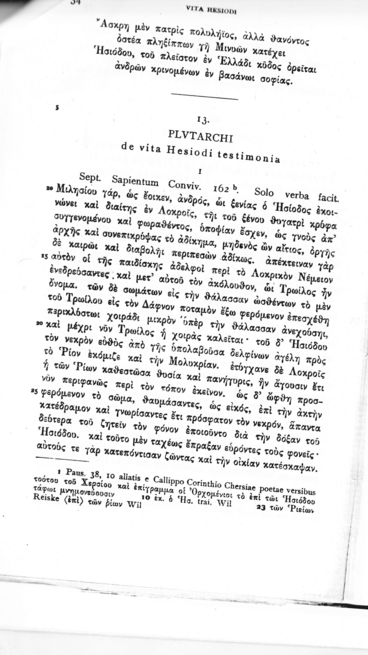
#> input picture recognizer/unuse/334196bac1cac45a4893-248cc6da84d284a3d80b12b2adde29fb740acd01/skew-linedetection.png, 368 x 655 px, given in place of the camera
$ python interactive.py   (older library calls are emulated)
#> lines starting #> are read from the running program, lines starting #| are printed output that depends on the picture; after the words box and inside, x2 and y2 are one past the last pixel; in counts of white or black regions, pixels touching at a corner belong together
### recognizer/crop_text.py
#!/usr/bin/env python
'''Crop an image to just the portions containing text.

Usage:

    ./crop_morphology.py path/to/image.jpg

This will place the cropped image in path/to/image.crop.png.

For details on the methodology, see
http://www.danvk.org/2015/01/07/finding-blocks-of-text-in-an-image-using-python-opencv-and-numpy.html
'''

import glob
import os
import random
import sys
import random
import math
import json
from collections import defaultdict

import cv2
from PIL import Image, ImageDraw
import numpy as np
from scipy.ndimage.filters import rank_filter


def dilate(ary, N, iterations):
    """Dilate using an NxN '+' sign shape. ary is np.uint8."""
    kernel = np.zeros((N, N), dtype=np.uint8)
    kernel[(N - 1) / 2, :] = 1
    dilated_image = cv2.dilate(ary / 255, kernel, iterations=iterations)

    kernel = np.zeros((N, N), dtype=np.uint8)
    kernel[:, (N - 1) / 2] = 1
    dilated_image = cv2.dilate(dilated_image, kernel, iterations=iterations)
    return dilated_image


def props_for_contours(contours, ary):
    """Calculate bounding box & the number of set pixels for each contour."""
    c_info = []
    for c in contours:
        x, y, w, h = cv2.boundingRect(c)
        c_im = np.zeros(ary.shape)
        cv2.drawContours(c_im, [c], 0, 255, -1)
        c_info.append({
            'x1': x,
            'y1': y,
            'x2': x + w - 1,
            'y2': y + h - 1,
            'sum': np.sum(ary * (c_im > 0)) / 255
        })
    return c_info


def union_crops(crop1, crop2):
    """Union two (x1, y1, x2, y2) rects."""
    x11, y11, x21, y21 = crop1
    x12, y12, x22, y22 = crop2
    return min(x11, x12), min(y11, y12), max(x21, x22), max(y21, y22)


def intersect_crops(crop1, crop2):
    x11, y11, x21, y21 = crop1
    x12, y12, x22, y22 = crop2
    return max(x11, x12), max(y11, y12), min(x21, x22), min(y21, y22)


def crop_area(crop):
    x1, y1, x2, y2 = crop
    return max(0, x2 - x1) * max(0, y2 - y1)


def find_border_components(contours, ary):
    borders = []
    area = ary.shape[0] * ary.shape[1]
    for i, c in enumerate(contours):
        x, y, w, h = cv2.boundingRect(c)
        if w * h > 0.5 * area:
            borders.append((i, x, y, x + w - 1, y + h - 1))
    return borders


def angle_from_right(deg):
    return min(deg % 90, 90 - (deg % 90))


# [19 lines left out: function remove_border, not called in this run]


def find_components(edges, max_components=16):
    """Dilate the image until there are just a few connected components.

    Returns contours for these components."""
    # Perform increasingly aggressive dilation until there are just a few
    # connected components.
    count = 21
    dilation = 5
    n = 1
    while count > 16:
        n += 1
        dilated_image = dilate(edges, N=3, iterations=n)
        _, contours, hierarchy = cv2.findContours(dilated_image, cv2.RETR_TREE, cv2.CHAIN_APPROX_SIMPLE)
        count = len(contours)
    # print dilation
    # Image.fromarray(edges).show()
    # Image.fromarray(255 * dilated_image).show()
    return contours


def find_optimal_components_subset(contours, edges):
    """Find a crop which strikes a good balance of coverage/compactness.

    Returns an (x1, y1, x2, y2) tuple.
    """
    c_info = props_for_contours(contours, edges)
    c_info.sort(key=lambda x: -x['sum'])
    total = np.sum(edges) / 255
    area = edges.shape[0] * edges.shape[1]

    c = c_info[0]
    del c_info[0]
    this_crop = c['x1'], c['y1'], c['x2'], c['y2']
    crop = this_crop
    covered_sum = c['sum']

    while covered_sum < total:
        changed = False
        recall = 1.0 * covered_sum / total
        prec = 1 - 1.0 * crop_area(crop) / area
        f1 = 2 * (prec * recall / (prec + recall))
        # print '----'
        for i, c in enumerate(c_info):
            this_crop = c['x1'], c['y1'], c['x2'], c['y2']
            new_crop = union_crops(crop, this_crop)
            new_sum = covered_sum + c['sum']
            new_recall = 1.0 * new_sum / total
            new_prec = 1 - 1.0 * crop_area(new_crop) / area
            new_f1 = 2 * new_prec * new_recall / (new_prec + new_recall)

            # Add this crop if it improves f1 score,
            # _or_ it adds 25% of the remaining pixels for <15% crop expansion.
            # ^^^ very ad-hoc! make this smoother
            remaining_frac = c['sum'] / (total - covered_sum)
            new_area_frac = 1.0 * crop_area(new_crop) / crop_area(crop) - 1
            if new_f1 > f1 or (
                            remaining_frac > 0.25 and new_area_frac < 0.15):
                print '%d %s -> %s / %s (%s), %s -> %s / %s (%s), %s -> %s' % (
                    i, covered_sum, new_sum, total, remaining_frac,
                    crop_area(crop), crop_area(new_crop), area, new_area_frac,
                    f1, new_f1)
                crop = new_crop
                covered_sum = new_sum
                del c_info[i]
                changed = True
                break

        if not changed:
            break

    return crop


def pad_crop(crop, contours, edges, border_contour, pad_px=15):
    """Slightly expand the crop to get full contours.

    This will expand to include any contours it currently intersects, but will
    not expand past a border.
    """
    bx1, by1, bx2, by2 = 0, 0, edges.shape[0], edges.shape[1]
    if border_contour is not None and len(border_contour) > 0:
        c = props_for_contours([border_contour], edges)[0]
        bx1, by1, bx2, by2 = c['x1'] + 5, c['y1'] + 5, c['x2'] - 5, c['y2'] - 5

    def crop_in_border(crop):
        x1, y1, x2, y2 = crop
        x1 = max(x1 - pad_px, bx1)
        y1 = max(y1 - pad_px, by1)
        x2 = min(x2 + pad_px, bx2)
        y2 = min(y2 + pad_px, by2)
        return crop

    crop = crop_in_border(crop)

    c_info = props_for_contours(contours, edges)
    changed = False
    for c in c_info:
        this_crop = c['x1'], c['y1'], c['x2'], c['y2']
        this_area = crop_area(this_crop)
        int_area = crop_area(intersect_crops(crop, this_crop))
        new_crop = crop_in_border(union_crops(crop, this_crop))
        if 0 < int_area < this_area and crop != new_crop:
            print '%s -> %s' % (str(crop), str(new_crop))
            changed = True
            crop = new_crop

    if changed:
        return pad_crop(crop, contours, edges, border_contour, pad_px)
    else:
        return crop


# [12 lines left out: function downscale_image, not called in this run]


def process_image_without_save(im, scale=1):
    # edges = cv2.Canny(np.asarray(im), 100, 200)
    im = cv2.bilateralFilter(im, 9, 25, 175)
    edges = cv2.Canny(im, 100, 200)
    # TODO: dilate image _before_ finding a border. This is crazy sensitive!
    _, contours, hierarchy = cv2.findContours(edges, cv2.RETR_TREE, cv2.CHAIN_APPROX_SIMPLE)
    borders = find_border_components(contours, edges)
    borders.sort(key=lambda (i, x1, y1, x2, y2): (x2 - x1) * (y2 - y1))

    border_contour = None
    if len(borders):
        border_contour = contours[borders[0][0]]
        edges = remove_border(border_contour, edges)

    edges = 255 * (edges > 0).astype(np.uint8)

    # Remove ~1px borders using a rank filter.
    maxed_rows = rank_filter(edges, -4, size=(1, 20))
    maxed_cols = rank_filter(edges, -4, size=(20, 1))
    debordered = np.minimum(np.minimum(edges, maxed_rows), maxed_cols)
    edges = debordered

    contours = find_components(edges)
    if len(contours) == 0:
        # print '%s -> (no text!)' % path
        return

    crop = find_optimal_components_subset(contours, edges)
    crop = pad_crop(crop, contours, edges, border_contour)

    if scale != 1:
        crop = [int(x / scale) for x in crop]  # upscale to the original image size.
    # [15 lines of commented-out code are left out]
    return crop


# [47 lines left out: function process_image, not called in this run]


# [14 lines of commented-out code are left out]

### recognizer/card_region_detector.py
import cv2
from crop_text import process_image_without_save as pi


# [13 lines left out: function detect, not called in this run]


def crop_text_region(img):
    return pi(img, 1)

# [12 lines that do not run on import are left out]

### recognizer/interactive.py
import cv2
import numpy as np
from card_region_detector import *

SIZE = 750
cap = cv2.VideoCapture(0)

while True:
    ret, frame = cap.read()
#> frame is the input picture: shape (655, 368, 3); min 16, max 255, mean 235.8
    frame = cv2.resize(frame, (SIZE, SIZE), None)
#> frame: shape (750, 750, 3)
    cropped = crop_text_region(frame)
#> in process_image_without_save, `edges = cv2.Canny(im, 100, 200)`:
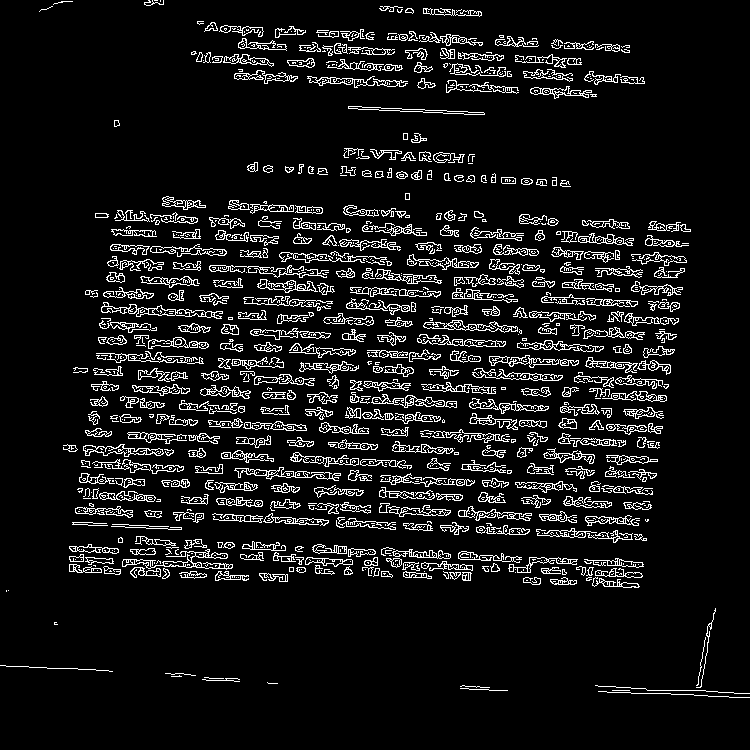
#> edges: shape (750, 750); 8.6% white in thin lines or dots
#> in process_image_without_save, `_, contours, hierarchy = cv2.findContours(edges, cv2.RETR_TREE, cv2.CH..`: contours = 2420 contours, 1551 with area under 20; largest, box (x1, y1, x2, y2) and area: (101, 302, 223, 319) 636, (122, 549, 233, 570) 546, (83, 444, 164, 457) 478, (423, 320, 518, 333) 396, (234, 467, 341, 481) 388
#> the loop in find_border_components, `for i, c in enumerate(contours):` made 2420 passes
#> (x, y, w, h) on passes 1, 3, 4: (598, 691, 152, 7), (460, 688, 48, 3), (595, 685, 155, 9)
#> after the loop in find_border_components, `for i, c in enumerate(contours):`: borders = []
#> in process_image_without_save, `maxed_rows = rank_filter(edges, -4, size=(1, 20))`:
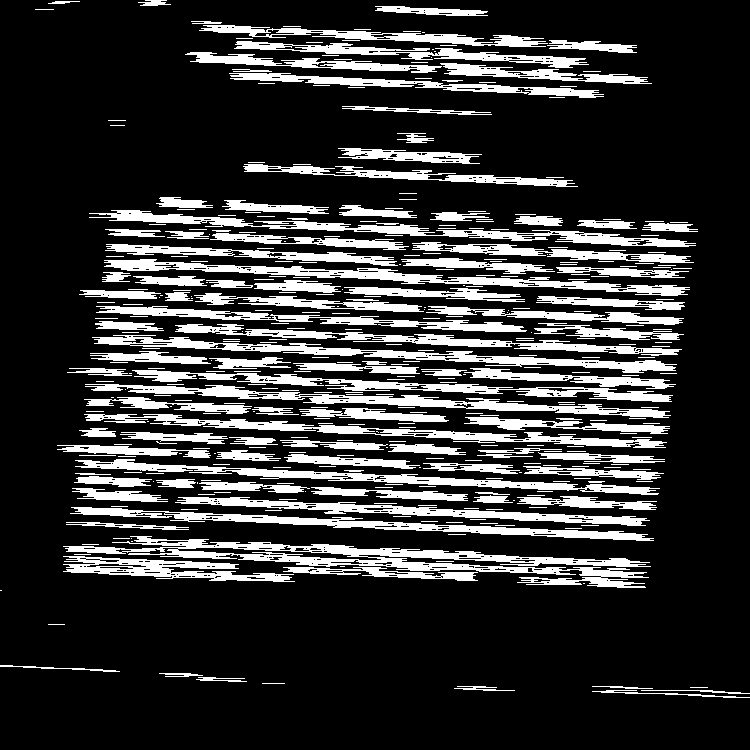
#> maxed_rows: shape (750, 750); 20.4% white; 389 white regions (268 under 20 px), largest, box (x1, y1, x2, y2) and area: (63, 536, 651, 588) 7715, (104, 259, 690, 296) 4359, (92, 335, 677, 373) 4248
#> in process_image_without_save, `maxed_cols = rank_filter(edges, -4, size=(20, 1))`:
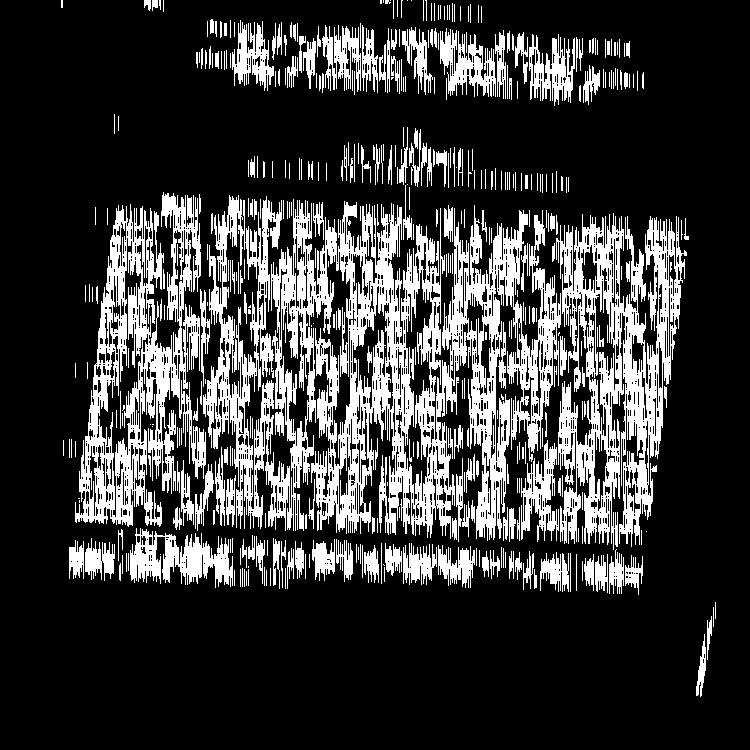
#> maxed_cols: shape (750, 750); 22.7% white; 447 white regions (204 under 20 px), largest, box (x1, y1, x2, y2) and area: (203, 195, 561, 541) 52367, (556, 213, 687, 550) 19643, (75, 192, 206, 527) 17790
#> in process_image_without_save, `debordered = np.minimum(np.minimum(edges, maxed_rows), maxed_cols)`: debordered: shape (750, 750); 5.4% white in thin lines or dots, all inside (x1, y1, x2, y2) = (61, 0, 702, 696)
#> the loop in find_components, `while count > 16:` made 10 passes
#> count on passes 1 to 10: 365, 168, 283, 155, 125, 69, 30, 22, 25, 12
#> pass 1, in dilate, `dilated_image = cv2.dilate(dilated_image, kernel, iterations=iterations)`:
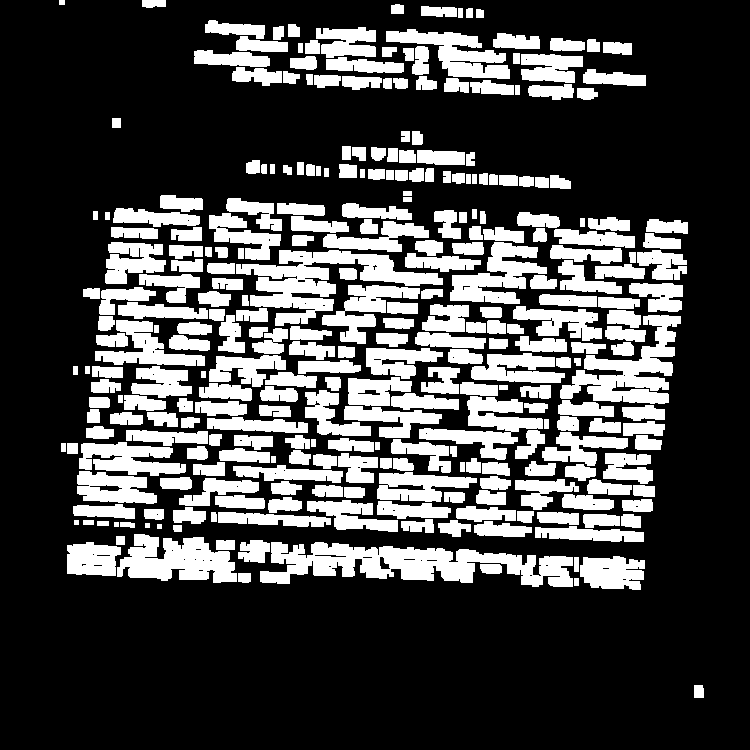
#> dilated_image: shape (750, 750); values 0 (black) and 1 (white), 28.1% white; 296 white regions, largest, box (x1, y1, x2, y2) and area: (260, 542, 573, 587) 7638, (236, 250, 443, 326) 5853, (560, 315, 681, 404) 4510
#> after the loop in find_components, `while count > 16:`:
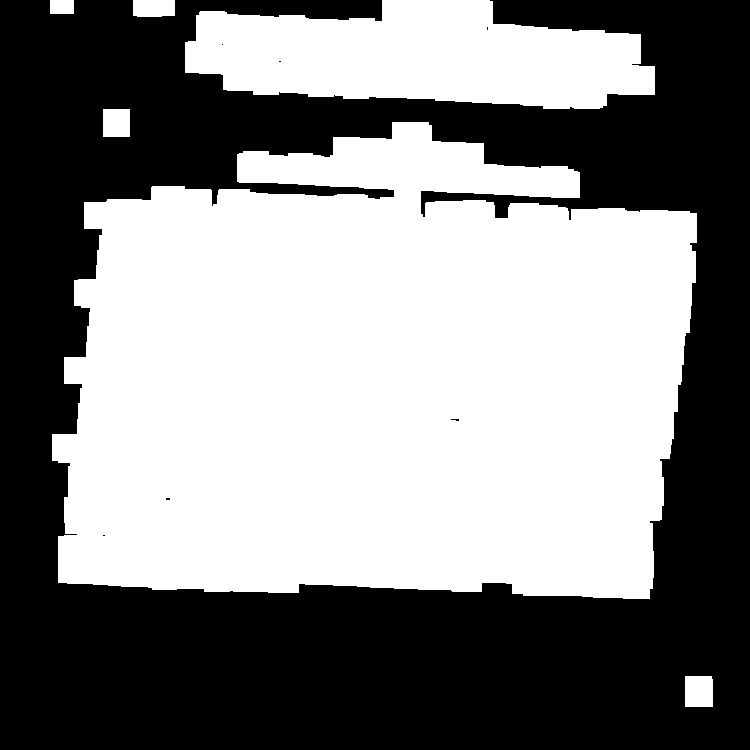
#> dilated_image: shape (750, 750); values 0 (black) and 1 (white), 51.4% white; 7 black regions (6 under 20 px)
#> after the loop in find_components, `while count > 16:`: n = 11
#> in process_image_without_save, `contours = find_components(edges)`: contours = 12 contours, 6 with area under 20; largest, box (x1, y1, x2, y2) and area: (52, 122, 697, 599) 248013, (185, 0, 655, 109) 36558, (685, 676, 713, 707) 808, (103, 109, 130, 137) 702, (133, 0, 175, 17) 640, (50, 0, 74, 14) 299
#> the loop in props_for_contours, `for c in contours:` made 12 passes
#> (x, y, w, h) on passes 1, 2, 3, 4, 5, 7, 8, 10, 11: (685, 676, 28, 31), (52, 122, 645, 477), (102, 534, 4, 3), (165, 497, 6, 4), (450, 418, 10, 4), (185, 0, 470, 109), (278, 60, 4, 3), (486, 26, 3, 5), (133, 0, 42, 17)
#> (c, x, y, w, h) on passes 6, 9, 12: ([[103, 109], [103, 136], [129, 136], [129, 109]], 103, 109, 27, 28), ([[221, 44], [222, 43], [223, 44], [222, 45]], 221, 43, 3, 3), ([[50, 0], [50, 13], [73, 13], [73, 0]], 50, 0, 24, 14)
#> after the loop in props_for_contours, `for c in contours:`:
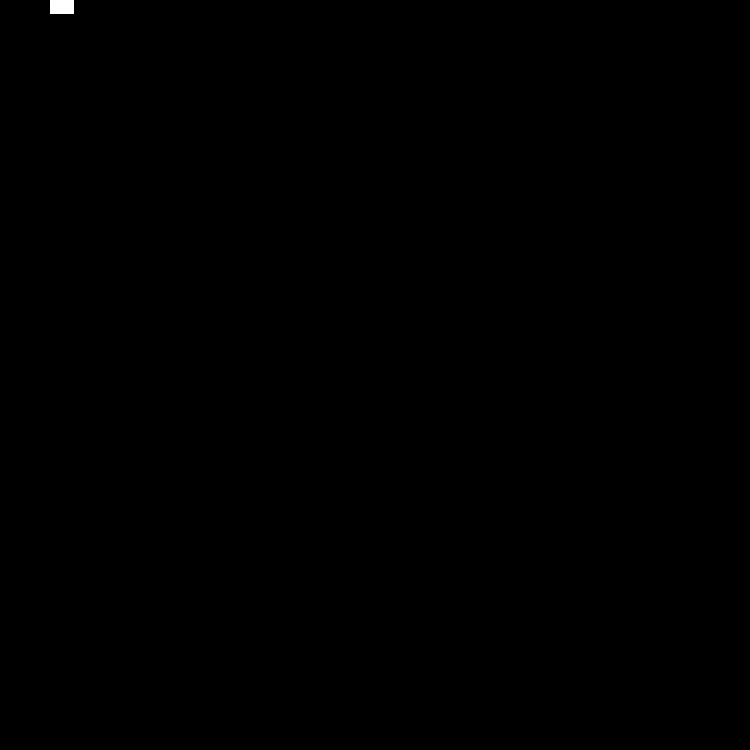
#> c_im: shape (750, 750) float64; 0.06% white; 1 white region, box (x1, y1, x2, y2) and area: (50, 0, 74, 14) 336
#> after the loop in props_for_contours, `for c in contours:`: c_info = 12 items
#> in find_optimal_components_subset, `total = np.sum(edges) / 255`: total = 30521
#> in find_optimal_components_subset, `area = edges.shape[0] * edges.shape[1]`: area = 562500
#> in find_optimal_components_subset, `c = c_info[0]`: c = {'x1': 52, 'y1': 122, 'x2': 696, 'y2': 598, 'sum': 27376}
#> in find_optimal_components_subset, `this_crop = c['x1'], c['y1'], c['x2'], c['y2']`: this_crop = (52, 122, 696, 598)
#> in find_optimal_components_subset, `covered_sum = c['sum']`: covered_sum = 27376
#> the loop in find_optimal_components_subset, `while covered_sum < total:` made 1 pass
#> (recall, prec, f1) on pass 1: (0.897, 0.455, 0.604)
#> in process_image_without_save, `crop = find_optimal_components_subset(contours, edges)`: crop = (52, 122, 696, 598)
#> in pad_crop, `bx1, by1, bx2, by2 = 0, 0, edges.shape[0], edges.shape[1]`: bx1 = 0; bx2 = 750
#> in crop_in_border, `x1, y1, x2, y2 = crop`: x1 = 52; y1 = 122; x2 = 696; y2 = 598
#> in crop_in_border, `x1 = max(x1 - pad_px, bx1)`: x1 = 37
#> in crop_in_border, `y1 = max(y1 - pad_px, by1)`: y1 = 107
#> in crop_in_border, `x2 = min(x2 + pad_px, bx2)`: x2 = 711
#> in crop_in_border, `y2 = min(y2 + pad_px, by2)`: y2 = 613
#> in pad_crop, `crop = crop_in_border(crop)`: crop = (52, 122, 696, 598)
#> the loop in props_for_contours (call 2), `for c in contours:` made 12 passes
#> in pad_crop, `c_info = props_for_contours(contours, edges)`: c_info = 12 items
#> the loop in pad_crop, `for c in c_info:` made 12 passes
#> c on passes 4 to 12: {'x1': 165, 'y1': 497, 'x2': 170, 'y2': 500, 'sum': 0}, {'x1': 450, 'y1': 418, 'x2': 459, 'y2': 421, 'sum': 0}, {'x1': 103, 'y1': 109, 'x2': 129, 'y2': 136, 'sum': 4}, {'x1': 185, 'y1': 0, 'x2': 654, 'y2': 108, 'sum': 3087}, {'x1': 278, 'y1': 60, 'x2': 281, 'y2': 62, 'sum': 0}, {'x1': 221, 'y1': 43, 'x2': 223, 'y2': 45, 'sum': 0}, {'x1': 486, 'y1': 26, 'x2': 488, 'y2': 30, 'sum': 0}, {'x1': 133, 'y1': 0, 'x2': 174, 'y2': 16, 'sum': 37}, {'x1': 50, 'y1': 0, 'x2': 73, 'y2': 13, 'sum': 4}
#> (c, this_area) on pass 2: ({'x1': 52, 'y1': 122, 'x2': 696, 'y2': 598, 'sum': 27376}, 306544)
#| (52, 122, 696, 598) -> (52, 109, 696, 598)
#> the loop in pad_crop (call 2), `for c in c_info:` made 12 passes
    if cropped:
        cv2.rectangle(frame, (cropped[0], cropped[1]), (cropped[2], cropped[3]), (0, 255, 0), 1)
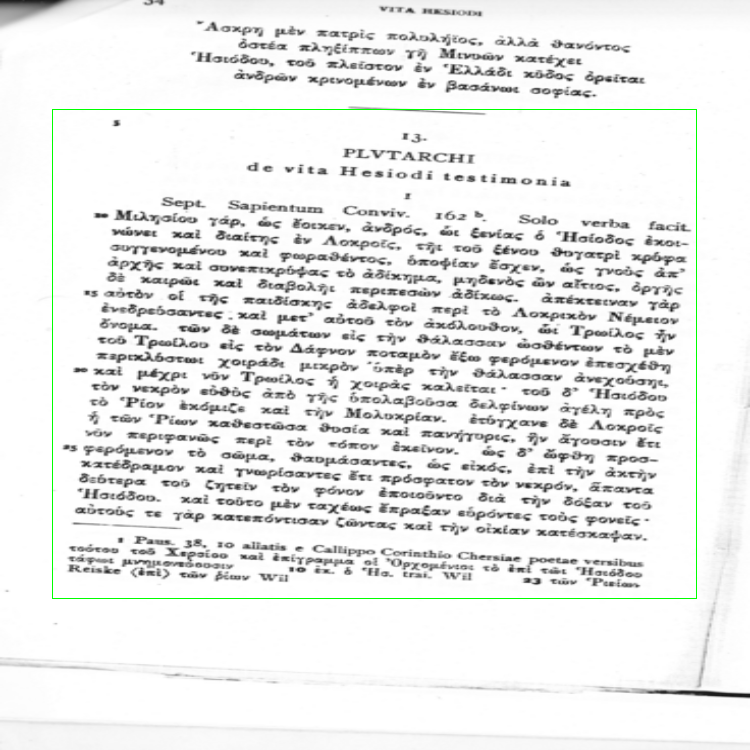
#> frame: shape (750, 750, 3); mean B, G, R 234.7, 235.7, 234.7
        cv2.imshow('Text Crop', cropped)
    cv2.imshow('Orig', frame)

    if cv2.waitKey(1) == 13:
#> (key Esc is pressed here)
        break

cap.release()
cv2.destroyAllWindows()
